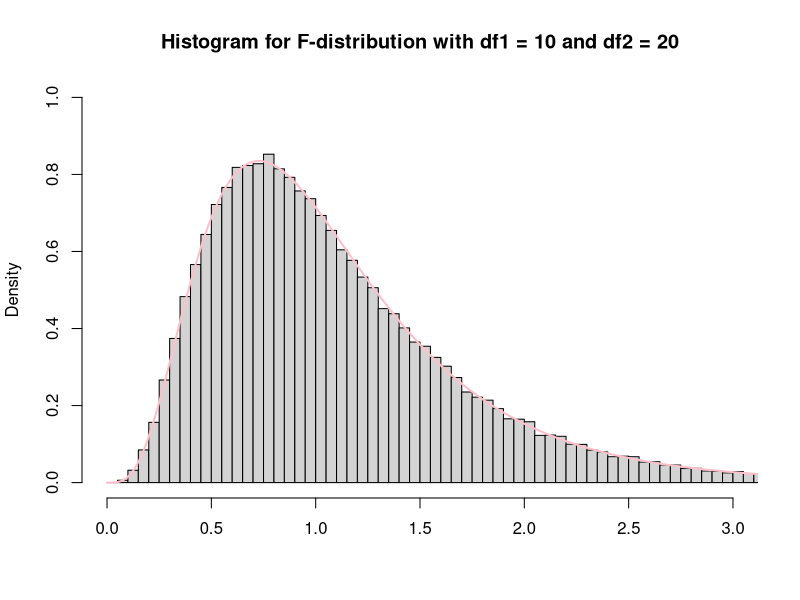

Reproduce this figure in R.
# F-distribution এর জন্য Density গণনা 
df1 <- 10 # Numerator degrees of freedom 
df2 <- 20 # Denominator degrees of freedom 
value <- 1.2 
 
density <- df(value, df1 = df1, df2 = df2) 
print(paste("Density for value", value, ":", density)) 
 
# একটি নির্দিষ্ট ইন্টারভালে F-distribution এর নিচের এলাকা গণনা 
x <- 1.5 
v1 <- 10 
v2 <- 20 
 
# [0, 1.5] area of interval
probability_interval <- pf(x, df = v1, df2 = v2, lower.tail = TRUE) 
print(paste("Probability for interval [0, 1.5]:", probability_interval)) 
 
# [1.5, +∞) ইন্টারভালে এলাকা 
probability_upper_tail <- pf(x, df = v1, df2 = v2, lower.tail = FALSE) 
print(paste("Probability for interval [1.5, +∞):", probability_upper_tail)) 
 
# এলাকা যোগফল যাচাই 
total_area <- probability_interval + probability_upper_tail 
print(paste("Sum of intervals equals 1:", total_area == 1)) 
 
# F-distribution এর জন্য বিভিন্ন কিউয়ান্টাইল গণনা 
q <- c(0.25, 0.5, 0.75, 0.999) 
quantiles <- sapply(q, function(prob) qf(prob, df1 = v1, df2 = v2, lower.tail = TRUE)) 
print("Quantiles for probabilities:") 
print(quantiles) 
 
# F-distribution থেকে random values তৈরি করা 
x_random <- rf(100000, df1 = v1, df2 = v2) 
 
# Histogram তৈরি এবং Probability Density Function যোগ করা 
hist(x_random, 
    breaks = "Scott", 
    freq = FALSE, 
    xlim = c(0, 3), 
    ylim = c(0, 1), 
    xlab = "", 
    main = "Histogram for F-distribution with df1 = 10 and df2 = 20" 
) 
 
curve(df(x, df1 = v1, df2 = v2), from = 0, to = 4, n = 5000, col = "pink", lwd = 2, add = TRUE)